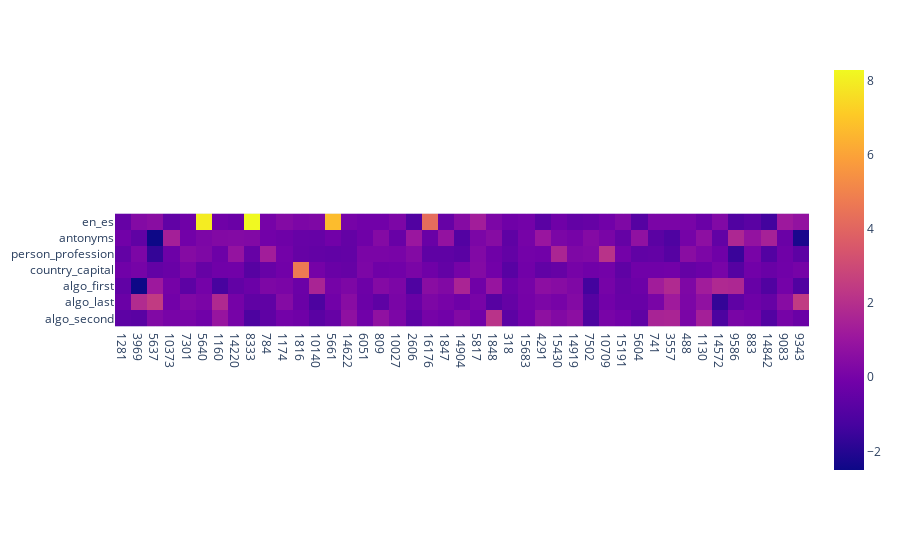

The notebook cell this image was saved under:
### Code cell
import plotly.express as px
import pandas as pd
import numpy as np

for task_name, losses in task_losses.items():
    base_loss = losses[1]
    losses = losses[0]

    task_losses[task_name][0] = [(base_loss - loss) for loss in losses]


df = pd.DataFrame([
    {"task": task_name, "feature": feature, "loss": loss}
    for task_name, losses in task_losses.items()
    for feature, loss in zip(features, losses[0])
])



heatmap = np.zeros((len(task_names), len(features)))

for i, task_name in enumerate(task_names):
    for j, feature in enumerate(features):
        heatmap[i, j] = task_losses[task_name][0][j]

fig = px.imshow(heatmap, x=[str(x) for x in features], y=task_names)

fig.show()

### Figure 1 — Plotly figure (JSON) as saved in the notebook; plotly's stock layout.template omitted (floating-point values rounded to 4 significant figures; data arrays with more than 128 entries replaced by an {"elided": "..."} marker saying what was removed)
{"data": [{"coloraxis": "coloraxis", "hovertemplate": "x: %{x}<br>y: %{y}<br>color: %{z}<extra></extra>", "name": "0", "type": "heatmap", "x": ["1281", "3969", "5637", "10373", "7301", "5640", "1160", "14220", "8333", "784", "1174", "1816", "10140", "5661", "14622", "6051", "809", "10027", "2606", "16176", "1847", "14904", "5817", "1848", "318", "15683", "4291", "15430", "14919", "7502", "10709", "15191", "5604", "741", "3557", "488", "1130", "14572", "9586", "883", "14842", "9083", "9343"], "xaxis": "x", "y": ["en_es", "antonyms", "person_profession", "country_capital", "algo_first", "algo_last", "algo_second"], "yaxis": "y", "z": {"elided": "7x43 float values"}}], "layout": {"coloraxis": {"colorscale": [[0, "#0d0887"], [0.1111, "#46039f"], [0.2222, "#7201a8"], [0.3333, "#9c179e"], [0.4444, "#bd3786"], [0.5556, "#d8576b"], [0.6667, "#ed7953"], [0.7778, "#fb9f3a"], [0.8889, "#fdca26"], [1, "#f0f921"]]}, "margin": {"t": 60}, "xaxis": {"anchor": "y", "constrain": "domain", "domain": [0, 1], "scaleanchor": "y"}, "yaxis": {"anchor": "x", "autorange": "reversed", "constrain": "domain", "domain": [0, 1]}}}
